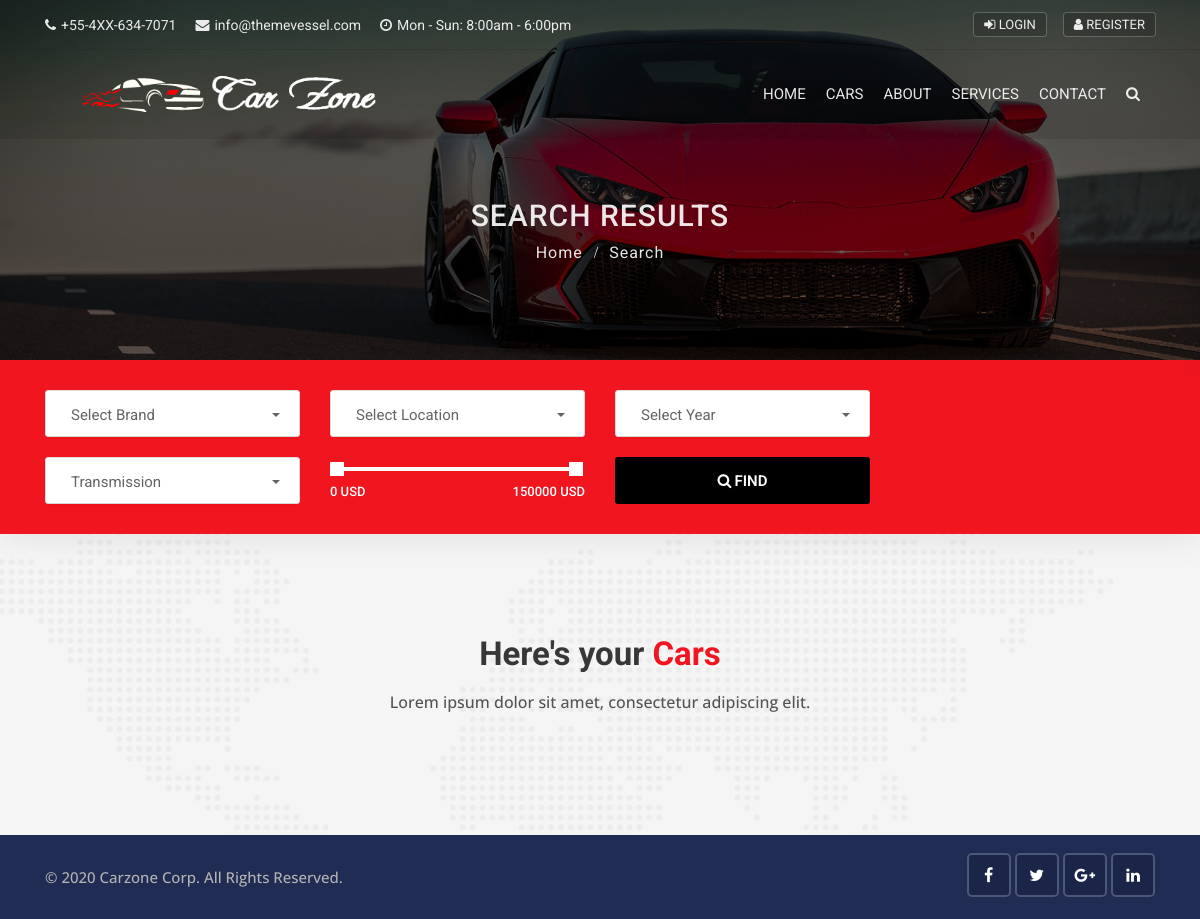
The page /search on the database as committed earlier.
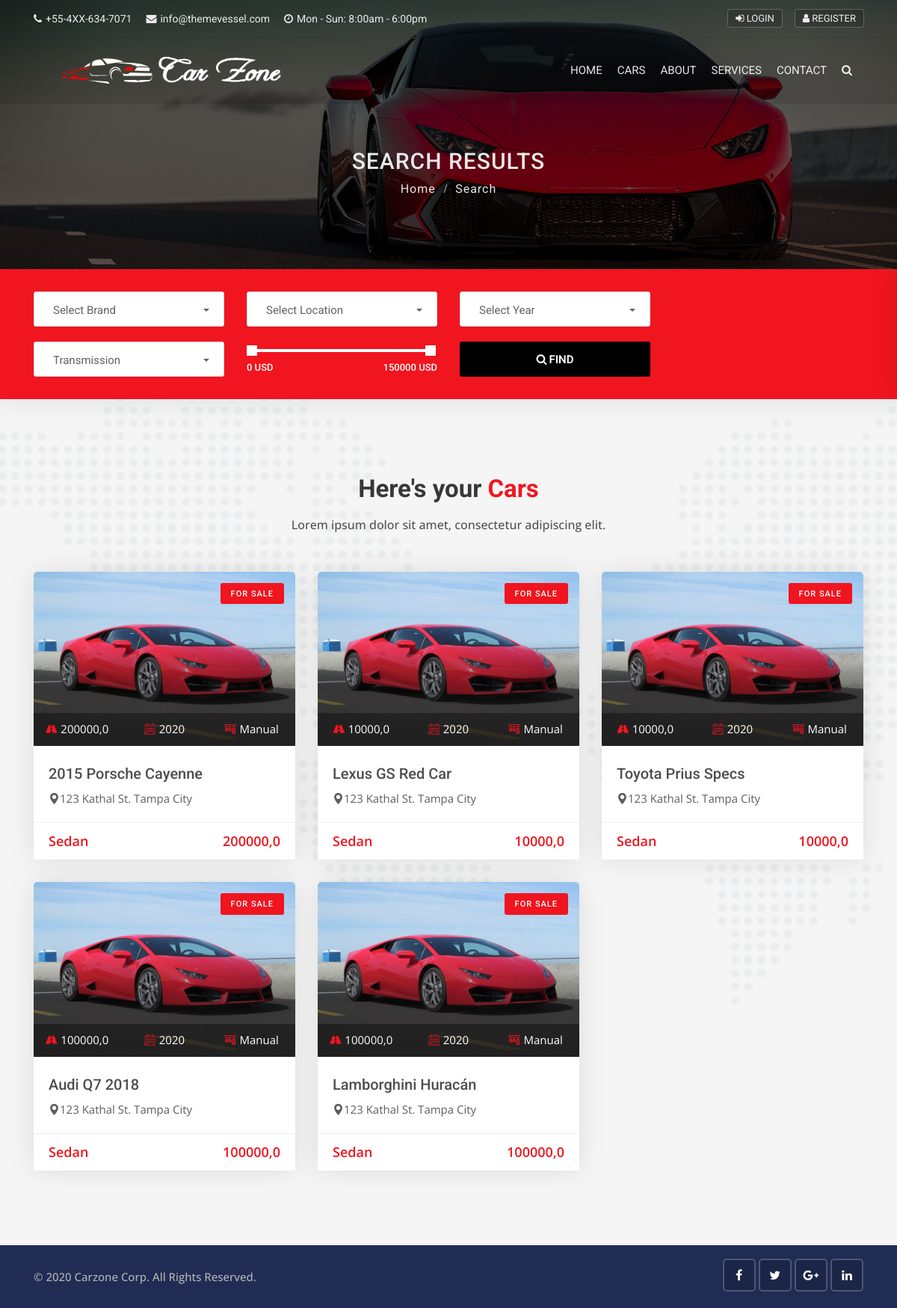
The same page on the database as committed later.
### carzoneapp/models.py (models this page shows, shortened)
class Base(models.Model):
    date_add = models.DateTimeField(auto_now_add=True)
    date_update = models.DateTimeField(auto_now=True)
    status = models.BooleanField(default=True)
    class Meta:
        abstract = True

class Car(Base):
    state_choice = (
        ('AL', 'Alabama'),
        ('AK', 'Alaska'),
        ('AZ', 'Arizona'),
        ('AR', 'Arkansas'),
        ('CA', 'California'),
        ('CO', 'Colorado'),
        ('CT', 'Connecticut'),
        ('DE', 'Delaware'),
        ('DC', 'District Of Columbia'),
        ('FL', 'Florida'),
        ('GA', 'Georgia'),
        ('HI', 'Hawaii'),
        ('ID', 'Idaho'),
        ('IL', 'Illinois'),
        ('IN', 'Indiana'),
        ('IA', 'Iowa'),
        ('KS', 'Kansas'),
        ('KY', 'Kentucky'),
        ('LA', 'Louisiana'),
        ('ME', 'Maine'),
        ('MD', 'Maryland'),
        ('MA', 'Massachusetts'),
        ('MI', 'Michigan'),
        ('MN', 'Minnesota'),
        ('MS', 'Mississippi'),
        ('MO', 'Missouri'),
        ('MT', 'Montana'),
        ('NE', 'Nebraska'),
        ('NV', 'Nevada'),
        ('NH', 'New Hampshire'),
        ('NJ', 'New Jersey'),
        ('NM', 'New Mexico'),
        ('NY', 'New York'),
        ('NC', 'North Carolina'),
        ('ND', 'North Dakota'),
        ('OH', 'Ohio'),
        ('OK', 'Oklahoma'),
        ('OR', 'Oregon'),
        ('PA', 'Pennsylvania'),
        ('RI', 'Rhode Island'),
        ('SC', 'South Carolina'),
        ('SD', 'South Dakota'),
        ('TN', 'Tennessee'),
        ('TX', 'Texas'),
        ('UT', 'Utah'),
        ('VT', 'Vermont'),
        ('VA', 'Virginia'),
        ('WA', 'Washington'),
        ('WV', 'West Virginia'),
        ('WI', 'Wisconsin'),
        ('WY', 'Wyoming'),
    )
    name = models.CharField(max_length=50)
    slug = AutoSlugField(populate_from='name', null=True)
    description = models.TextField(null=True)
    brand = models.ForeignKey(Brand, related_name='car_brand', on_delete=models.CASCADE)
    model = models.ForeignKey(Model, related_name="car_model", on_delete=models.CASCADE)
    location =  models.CharField(choices=state_choice,max_length=50)
    year = models.CharField(max_length=50)
    price = models.FloatField()
    image = models.FileField(upload_to="car_image")
    color = models.CharField(max_length=50)
    transmission = models.ForeignKey(Transmission, related_name="car_transmission", on_delete=models.CASCADE)
    class Meta:
        verbose_name = 'Car'
        verbose_name_plural = 'Cars'

class Transmission(Base):
    name = models.CharField(max_length=50)
    slug = AutoSlugField(populate_from='name', null=True)
    class Meta:
        verbose_name = 'Transmission'
        verbose_name_plural = 'Transmissions'
    def __str__(self):
        return self.name

### carzoneapp/views.py (the view)
# urls.py: path('search', views.search, name='search'),
def search(request):
    search  = False
    cars = models.Car.objects.order_by('-date_add')
    city_search = models.Car.objects.values_list('location', flat=True).distinct()
    brand_search = models.Car.objects.values_list('brand', flat=True).distinct()
    year_search = models.Car.objects.values_list('year', flat=True).distinct()
    model_search = models.Car.objects.values_list('model', flat=True).distinct()
    transmission_search = models.Car.objects.values_list('transmission', flat=True).distinct()
    if 'keyword' in request.GET:
        keyword = request.GET["keyword"]
        if keyword:
            cars = models.Car.objects.filter(name__icontains=keyword)
    if 'brand' in request.GET:
        brand = request.GET["brand"]
        if brand:
            cars = models.Car.objects.filter(name__icontains=brand)
    if 'location' in request.GET:
        location = request.GET["location"]
        if location:
            cars = models.Car.objects.filter(location__icontains=location)
    if 'year' in request.GET:
        year = request.GET["year"]
        if year:
            cars = models.Car.objects.filter(year__icontains=year)
    if 'type' in request.GET:
        car_type = request.GET["type"]
        if car_type:
            cars = models.Car.objects.filter(description__icontains=car_type)
    if 'min_price' in request.GET:
        min_price = request.GET['min_price']
        max_price = request.GET['max_price']
        if max_price:
            cars = cars.filter(price__gte=min_price, price__lte=max_price)
    print(request.GET)
    return render(request, 'search.html', locals())

### carzoneapp/context_processors.py (called while the page is built)
def teams(request):
    teams = Team.objects.all()
    return dict(teams=teams)

### templates/search.html (shortened to what this page needs)
{% extends 'base/base.html' %}
{% load static %}
{% block content %}
<div class="sub-banner overview-bgi">
    <div class="container breadcrumb-area">
        <div class="breadcrumb-areas">
            <h1>Search Results</h1>
            <ul class="breadcrumbs">
                <li><a href="index.html">Home</a></li>
                <li class="active">Search</li>
            </ul>
        </div>
    </div>
</div>
<div class="search-box-3 sb-7 bg-active">
    <div class="container">
        <div class="search-area-inner">
            <div class="search-contents">
                <form method="GET" action="{% url 'search' %}">
                    <div class="row">
                        <div class="col-lg-3 col-md-6 col-sm-6 col-6">
                            <div class="form-group">
                                <select class="selectpicker search-fields" name="brand">
                                    <option disabled="disabled" selected="selected">Select Brand</option>
                                </select>
                            </div>
                        </div>
                        <div class="col-lg-3 col-md-6 col-sm-6 col-6">
                            <div class="form-group">
                                <select class="selectpicker search-fields" name="location">
                                    <option disabled="disabled" selected="selected">Select Location</option>
                                </select>
                            </div>
                        </div>
                        <div class="col-lg-3 col-md-6 col-sm-6 col-6">
                            <div class="form-group">
                                <select class="selectpicker search-fields" name="year">
                                    <option disabled="disabled" selected="selected">Select Year</option>
                                </select>
                            </div>
                        </div>
                    </div>
                    <div class="row">
                        <div class="col-lg-3 col-md-6 col-sm-6 col-6">
                            <div class="form-group">
                                <select class="selectpicker search-fields" name="transmission">
                                    <option disabled="disabled" selected="selected">Transmission</option>
                                </select>
                            </div>
                        </div>
                        <div class="col-lg-3 col-md-6 col-sm-6 col-6">
                            <div class="form-group">
                                <div class="range-slider">
                                    <div data-min="0" data-max="150000" data-unit="USD" data-min-name="min_price" data-max-name="max_price" class="range-slider-ui ui-slider" aria-disabled="false"></div>
                                    <div class="clearfix"></div>
                                </div>
                            </div>
                        </div>
                        <div class="col-lg-3 col-md-6 col-sm-6 col-6">
                            <div class="form-group">
                                <button class="btn btn-block button-theme btn-md">
                                    <i class="fa fa-search"></i>Find
                                </button>
                            </div>
                        </div>
                    </div>
                </form>
            </div>
        </div>
    </div>
</div>
<div class="featured-car content-area">
    <div class="container">
        <div class="main-title">
            <h1>Here's your <span>Cars</span></h1>
            <p>Lorem ipsum dolor sit amet, consectetur adipiscing elit.</p>
        </div>
        <div class="row">
            {% for car in cars  %}
            <div class="col-lg-4 col-md-6">
                <div class="car-box">
                    <div class="car-thumbnail">
                        <a href="{% url 'detail_view' car.slug %}" class="car-img">
                            <div class="tag">For Sale</div>
                            <img class="d-block w-100" src="img/car/car-1.jpg" alt="car">
                            <div class="facilities-list clearfix">
                                <ul>
                                    <li>
                                        <span><i class="flaticon-way"></i></span>{{car.price}}
                                    </li>
                                    <li>
                                        <span><i class="flaticon-calendar-1"></i></span>{{car.year}}
                                    </li>
                                    <li>
                                        <span><i class="flaticon-manual-transmission"></i></span>{{car.transmission}}
                                    </li>
                                </ul>
                            </div>
                        </a>
                    </div>
                    <div class="detail">
                        <h1 class="title">
                            <a href="{% url 'detail_view' car.slug %}">{{car.name}}</a>
                        </h1>
                        <div class="location">
                            <a href="car-details.html">
                                <i class="flaticon-pin"></i>{{car.location}}
                            </a>
                        </div>
                    </div>
                    <div class="footer clearfix">
                        <div class="pull-left ratings days">
                            <p class="cartype">Sedan</p>
                        </div>
                        <div class="pull-right">
                            <p class="price">{{car.price}}</p>
                        </div>
                    </div>
                </div>
            </div>
            {% endfor %}
        </div>
    </div>
</div>
</body>
{% endblock content %}

### templates/base/base.html (shortened to what this page needs)
{% load static %}
<!DOCTYPE html>
<html>
<head>
    <link rel="stylesheet" type="text/css" href="{% static 'css/bootstrap.min.css' %}">
    <link rel="stylesheet" type="text/css" href="{% static 'css/animate.min.css' %}">
    <link rel="stylesheet" type="text/css" href="{% static 'css/bootstrap-submenu.css' %}">
    <link rel="stylesheet" type="text/css" href="{% static 'css/bootstrap-select.min.css' %}">
    <link rel="stylesheet" type="text/css" href="{% static 'css/magnific-popup.css' %}">
    <link rel="stylesheet" type="text/css" href="{% static 'fonts/font-awesome/css/font-awesome.min.css' %}">
    <link rel="stylesheet" type="text/css" href="{% static 'fonts/flaticon/font/flaticon.css' %}">
    <link rel="stylesheet" type="text/css" href="{% static 'fonts/linearicons/style.css' %}">
    <link rel="stylesheet" type="text/css"  href="{% static 'css/jquery.mCustomScrollbar.css' %}">
    <link rel="stylesheet" type="text/css"  href="{% static 'css/dropzone.css' %}">
    <link rel="stylesheet" type="text/css"  href="{% static 'css/slick.css' %}">
    <link rel="stylesheet" type="text/css"  href="{% static 'css/lightbox.min.css' %}">
    <link rel="stylesheet" type="text/css"  href="{% static 'css/jnoty.css' %}">
    <link rel="stylesheet" type="text/css" href="{% static 'css/style.css' %}">
    <link rel="stylesheet" type="text/css" id="style_sheet" href="{% static 'css/skins/red.css' %}">
    <link rel="stylesheet" type="text/css" href="{% static 'css/ie10-viewport-bug-workaround.css' %}">
</head>
<body>
<header class="top-header th-2 top-header-bg">
    <div class="container">
        <div class="row">
            <div class="col-lg-8 col-md-8 col-sm-7">
                <div class="list-inline">
                    <a href="tel:+55-4XX-634-7071"><i class="fa fa-phone"></i>+55-4XX-634-7071</a>
                    <a href="tel:info@themevessel.com"><i class="fa fa-envelope"></i>info@themevessel.com</a>
                    <a href="tel:info@themevessel.com"><i class="fa fa-clock-o"></i>Mon - Sun: 8:00am - 6:00pm</a>
                </div>
            </div>
            <div class="col-lg-4 col-md-4 col-sm-5">
                <ul class="top-social-media pull-right">
                    {% if  request.user.is_authenticated %}
                    <li>
                        <a href="{% url 'logout_view' %}" class="sign-in"><i class="fa fa-sign-out"></i> Logout</a>
                    </li>
                    {% else %}
                    <li>
                        <a href="{% url 'login_view' %}" class="sign-in"><i class="fa fa-sign-in"></i> Login</a>
                    </li>
                    <li>
                        <a href="{% url 'signup' %}" class="sign-in"><i class="fa fa-user"></i> Register</a>
                    </li>
                    {% endif %}
                </ul>
            </div>
        </div>
    </div>
</header>
<header class="main-header sticky-header header-with-top">
    <div class="container">
        <nav class="navbar navbar-expand-lg navbar-light">
            <a class="navbar-brand company-logo" href="{% url 'index' %}">
                <img src="{% static 'img/logos/logo.png' %}" alt="logo">
            </a>
            <div class="navbar-collapse collapse w-100" id="navbar">
                <ul class="navbar-nav ml-auto">
                    <li class="nav-item">
                        <a class="nav-link" href="{% url 'index' %}">
                            Home
                        </a>
                    </li>
                    <li class="nav-item">
                        <a class="nav-link" href="{% url 'cars' %}">
                            Cars
                        </a>
                    </li>
                    <li class="nav-item">
                        <a class="nav-link" href="{% url 'about' %}">
                            About
                        </a>
                    </li>
                    <li class="nav-item">
                        <a class="nav-link" href="{% url 'service' %}">
                            Services
                        </a>
                    </li>
                    <li class="nav-item dropdown">
                        <a class="nav-link" href="{% url 'contact' %}">Contact</a>
                    </li>
                    <li class="nav-item dropdown m-hide">
                        <a href="#full-page-search" class="nav-link h-icon">
                            <i class="fa fa-search"></i>
                        </a>
                    </li>
                </ul>
            </div>
        </nav>
    </div>
</header>
{% block content %}
{% endblock content %}
<footer class="footer">
    <div class="sub-footer">
        <div class="container">
            <div class="row">
                <div class="col-lg-8">
                    <p class="copy">© 2020 <a href="#">Carzone Corp.</a> All Rights Reserved.</p>
                </div>
                <div class="col-lg-4">
                    <div class="social-list-2">
                        <ul>
                            <li><a href="#" class="facebook-bg"><i class="fa fa-facebook"></i></a></li>
                            <li><a href="#" class="twitter-bg"><i class="fa fa-twitter"></i></a></li>
                            <li><a href="#" class="google-bg"><i class="fa fa-google-plus"></i></a></li>
                            <li><a href="#" class="linkedin-bg"><i class="fa fa-linkedin"></i></a></li>
                        </ul>
                    </div>
                </div>
            </div>
        </div>
    </div>
</footer>
</body>
</html>

### static/css/skins/red.css (style rules this page uses)
.button-theme { background:#f0151f; }
.car-box .facilities-list li span i { color: #f0151f; }
.main-title h1 span { color:#f0151f; }
.tag { background:#f0151f; }
.car-box .footer .price { color:#f0151f; }
.bg-active { background: #f0151f; color: #fff!important; }

Rows that differ between the two databases and show on the page:
added Car: price "200000,0", year "2020", transmission "Manual", name "2015 Porsche Cayenne", location "123 Kathal St. Tampa City"
added Car: price "10000,0", year "2020", transmission "Manual", name "Lexus GS Red Car", location "123 Kathal St. Tampa City"
added Car: price "10000,0", year "2020", transmission "Manual", name "Toyota Prius Specs", location "123 Kathal St. Tampa City"
added Car: price "100000,0", year "2020", transmission "Manual", name "Audi Q7 2018", location "123 Kathal St. Tampa City"
added Car: price "100000,0", year "2020", transmission "Manual", name "Lamborghini Huracán", location "123 Kathal St. Tampa City"
